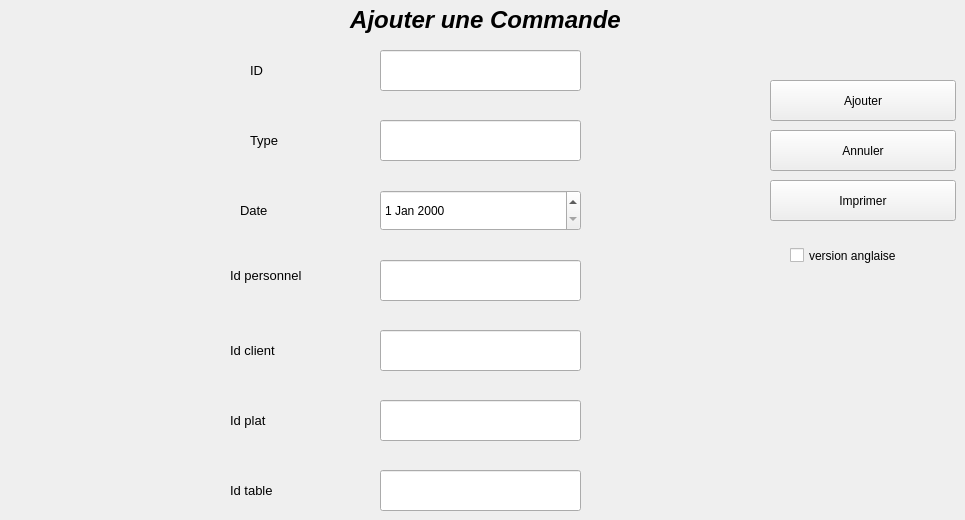
        <widget class="QWidget" name="ajouterCom">
         <property name="styleSheet">
          <string notr="true"/>
         </property>
         <attribute name="title">
          <string>Ajouter Commande</string>
         </attribute>
         <widget class="QLabel" name="label_dateCom">
          <property name="geometry">
           <rect>
            <x>240</x>
            <y>190</y>
            <width>71</width>
            <height>41</height>
           </rect>
          </property>
          <property name="text">
           <string>&lt;html&gt;&lt;head/&gt;&lt;body&gt;&lt;p&gt;&lt;span style=&quot; font-size:10pt;&quot;&gt;Date&lt;/span&gt;&lt;/p&gt;&lt;/body&gt;&lt;/html&gt;</string>
          </property>
         </widget>
         <widget class="QLabel" name="label_idClientB">
          <property name="geometry">
           <rect>
            <x>230</x>
            <y>330</y>
            <width>71</width>
            <height>41</height>
           </rect>
          </property>
          <property name="text">
           <string>&lt;html&gt;&lt;head/&gt;&lt;body&gt;&lt;p&gt;&lt;span style=&quot; font-size:10pt;&quot;&gt;Id client&lt;/span&gt;&lt;/p&gt;&lt;/body&gt;&lt;/html&gt;</string>
          </property>
         </widget>
         <widget class="QPushButton" name="pushButton_imprimerCom">
          <property name="geometry">
           <rect>
            <x>770</x>
            <y>180</y>
            <width>186</width>
            <height>41</height>
           </rect>
          </property>
          <property name="text">
           <string>Imprimer</string>
          </property>
         </widget>
         <widget class="QLabel" name="label_typeCom">
          <property name="geometry">
           <rect>
            <x>250</x>
            <y>120</y>
            <width>111</width>
            <height>41</height>
           </rect>
          </property>
          <property name="text">
           <string>&lt;html&gt;&lt;head/&gt;&lt;body&gt;&lt;p&gt;&lt;span style=&quot; font-size:10pt;&quot;&gt;Type&lt;/span&gt;&lt;/p&gt;&lt;/body&gt;&lt;/html&gt;</string>
          </property>
         </widget>
         <widget class="QLineEdit" name="lineEdit_idtableB">
          <property name="geometry">
           <rect>
            <x>380</x>
            <y>470</y>
            <width>201</width>
            <height>41</height>
           </rect>
          </property>
         </widget>
         <widget class="QLabel" name="label_idTableB">
          <property name="geometry">
           <rect>
            <x>230</x>
            <y>470</y>
            <width>71</width>
            <height>41</height>
           </rect>
          </property>
          <property name="text">
           <string>&lt;html&gt;&lt;head/&gt;&lt;body&gt;&lt;p&gt;&lt;span style=&quot; font-size:10pt;&quot;&gt;Id table&lt;/span&gt;&lt;/p&gt;&lt;/body&gt;&lt;/html&gt;</string>
          </property>
         </widget>
         <widget class="QLineEdit" name="lineEdit_idplatB">
          <property name="geometry">
           <rect>
            <x>380</x>
            <y>400</y>
            <width>201</width>
            <height>41</height>
           </rect>
          </property>
         </widget>
         <widget class="QPushButton" name="pushButton_annulerCom">
          <property name="geometry">
           <rect>
            <x>770</x>
            <y>130</y>
            <width>186</width>
            <height>41</height>
           </rect>
          </property>
          <property name="text">
           <string>Annuler</string>
          </property>
         </widget>
         <widget class="QPushButton" name="pushButton_ajoutercom">
          <property name="geometry">
           <rect>
            <x>770</x>
            <y>80</y>
            <width>186</width>
            <height>41</height>
           </rect>
          </property>
          <property name="text">
           <string>Ajouter</string>
          </property>
         </widget>
         <widget class="QLineEdit" name="lineEdit_idstaffB">
          <property name="geometry">
           <rect>
            <x>380</x>
            <y>260</y>
            <width>201</width>
            <height>41</height>
           </rect>
          </property>
         </widget>
         <widget class="QLineEdit" name="lineEdit_idclientB">
          <property name="geometry">
           <rect>
            <x>380</x>
            <y>330</y>
            <width>201</width>
            <height>41</height>
           </rect>
          </property>
         </widget>
         <widget class="QLabel" name="label_idstaffB">
          <property name="geometry">
           <rect>
            <x>230</x>
            <y>260</y>
            <width>121</width>
            <height>31</height>
           </rect>
          </property>
          <property name="text">
           <string>&lt;html&gt;&lt;head/&gt;&lt;body&gt;&lt;p&gt;&lt;span style=&quot; font-size:10pt;&quot;&gt;Id personnel&lt;/span&gt;&lt;/p&gt;&lt;/body&gt;&lt;/html&gt;</string>
          </property>
         </widget>
         <widget class="QLineEdit" name="lineEdit_idcom">
          <property name="geometry">
           <rect>
            <x>380</x>
            <y>50</y>
            <width>201</width>
            <height>41</height>
           </rect>
          </property>
         </widget>
         <widget class="QLabel" name="label_idCom">
          <property name="geometry">
           <rect>
            <x>250</x>
            <y>50</y>
            <width>101</width>
            <height>41</height>
           </rect>
          </property>
          <property name="text">
           <string>&lt;html&gt;&lt;head/&gt;&lt;body&gt;&lt;p&gt;&lt;span style=&quot; font-size:10pt;&quot;&gt;ID&lt;/span&gt;&lt;/p&gt;&lt;/body&gt;&lt;/html&gt;</string>
          </property>
         </widget>
         <widget class="QLineEdit" name="lineEdit_typecom">
          <property name="geometry">
           <rect>
            <x>380</x>
            <y>120</y>
            <width>201</width>
            <height>41</height>
           </rect>
          </property>
         </widget>
         <widget class="QLabel" name="label_idplatB">
          <property name="geometry">
           <rect>
            <x>230</x>
            <y>400</y>
            <width>71</width>
            <height>41</height>
           </rect>
          </property>
          <property name="text">
           <string>&lt;html&gt;&lt;head/&gt;&lt;body&gt;&lt;p&gt;&lt;span style=&quot; font-size:10pt;&quot;&gt;Id plat&lt;/span&gt;&lt;/p&gt;&lt;/body&gt;&lt;/html&gt;</string>
          </property>
         </widget>
         <widget class="QDateEdit" name="dateEdit_com">
          <property name="geometry">
           <rect>
            <x>380</x>
            <y>190</y>
            <width>201</width>
            <height>41</height>
           </rect>
          </property>
         </widget>
         <widget class="QLabel" name="label_ajouterCom">
          <property name="geometry">
           <rect>
            <x>280</x>
            <y>-10</y>
            <width>411</width>
            <height>61</height>
           </rect>
          </property>
          <property name="text">
           <string>&lt;html&gt;&lt;head/&gt;&lt;body&gt;&lt;p align=&quot;center&quot;&gt;&lt;span style=&quot; font-size:18pt; font-weight:600; font-style:italic;&quot;&gt;Ajouter une Commande&lt;/span&gt;&lt;/p&gt;&lt;/body&gt;&lt;/html&gt;</string>
          </property>
         </widget>
         <widget class="QCheckBox" name="checkBox_traduction">
          <property name="geometry">
           <rect>
            <x>790</x>
            <y>240</y>
            <width>151</width>
            <height>31</height>
           </rect>
          </property>
          <property name="text">
           <string>version anglaise</string>
          </property>
         </widget>
         <zorder>label_dateCom</zorder>
         <zorder>label_idClientB</zorder>
         <zorder>pushButton_imprimerCom</zorder>
         <zorder>label_typeCom</zorder>
         <zorder>lineEdit_idtableB</zorder>
         <zorder>label_idTableB</zorder>
         <zorder>lineEdit_idplatB</zorder>
         <zorder>pushButton_annulerCom</zorder>
         <zorder>pushButton_ajoutercom</zorder>
         <zorder>lineEdit_idstaffB</zorder>
         <zorder>lineEdit_idclientB</zorder>
         <zorder>label_idstaffB</zorder>
         <zorder>label_idCom</zorder>
         <zorder>label_idplatB</zorder>
         <zorder>dateEdit_com</zorder>
         <zorder>lineEdit_typecom</zorder>
         <zorder>lineEdit_idcom</zorder>
         <zorder>label_ajouterCom</zorder>
         <zorder>checkBox_traduction</zorder>
        </widget>
